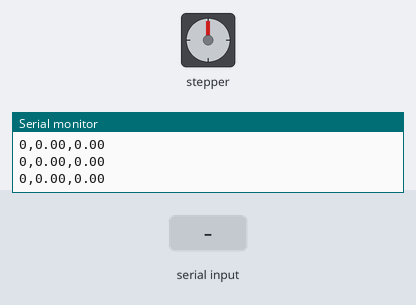
Recording of a sketch running on a simulated Arduino Mega 2560, built with avr-gcc and run on an emulated ATmega2560. Parts: stepper motor, the last lines printed to the serial monitor. The test bench sets the inputs (shaded band). Stepper angles assume 200 steps per turn.

Above: at 1.2 s.
1.3 s: "V 45\n" received over Serial
At 1.45 s:
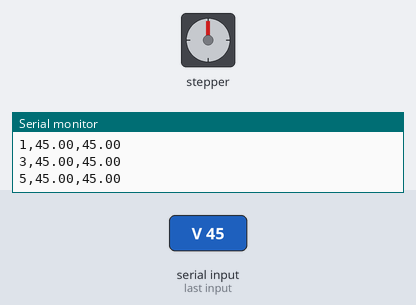
At 2.05 s:
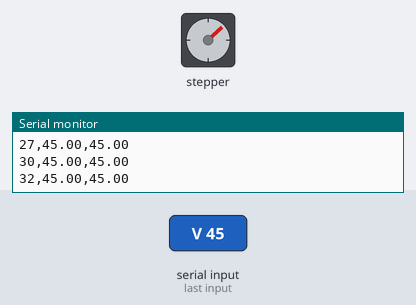
4.3 s: "30 150 10\n" received over Serial
At 4.45 s:
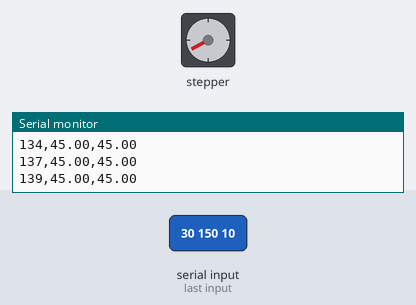
Timing chart, 0 to 17.5 s (numbered marks = the images above; inputs shaded):
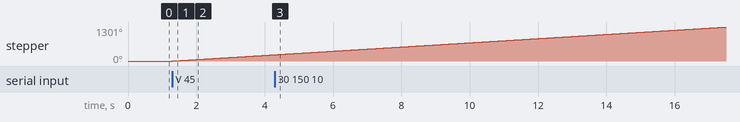

Measured:
- after the input at 1.3 s, stepper: keeps turning clockwise at about 81°/s, starting at once

The sketch:

tc_firmware.ino
```cpp
#include <AccelStepper.h> //[cite: 3]

// --- Pin Definitions ---[cite: 3]
const int STEP_PIN = 40;  //[cite: 3]
const int DIR_PIN = 44;   //[cite: 3]

// Initialize AccelStepper in DRIVER mode[cite: 3]
AccelStepper stepper(AccelStepper::DRIVER, STEP_PIN, DIR_PIN); //[cite: 3]

// --- Target Velocity ---[cite: 3]
float targetVelocity = 0.0; // steps per second[cite: 3]

// --- Serial Communication Variables ---[cite: 3]
const byte numChars = 32; //[cite: 3]
char receivedChars[numChars];  //[cite: 3]
boolean newData = false; //[cite: 3]
unsigned long lastTelemetryTime = 0; //[cite: 3]

void setup() {
  Serial.begin(115200); //[cite: 3]

  stepper.setMaxSpeed(8000.0);  // Raise the ceiling so Python can command higher speeds
  stepper.setSpeed(0.0); //[cite: 3]
}

void loop() { //[cite: 3]
  receiveSerialData(); //[cite: 3]

  if (newData == true) { //[cite: 3]
    parseCommand(); //[cite: 3]
    newData = false; //[cite: 3]
  }

  // Must remain runSpeed() to execute the streaming velocity commands[cite: 3]
  stepper.runSpeed(); //[cite: 3]

  // Send telemetry back at 20Hz (50ms interval)[cite: 3]
  if (millis() - lastTelemetryTime >= 50) { //[cite: 3]
    lastTelemetryTime = millis(); //[cite: 3]
    sendTelemetry(); //[cite: 3]
  } //[cite: 3]
} //[cite: 3]

void receiveSerialData() { //[cite: 3]
  static byte ndx = 0; //[cite: 3]
  char endMarker = '\n'; //[cite: 3]
  char rc; //[cite: 3]

  while (Serial.available() > 0 && newData == false) { //[cite: 3]
    rc = Serial.read(); //[cite: 3]
    if (rc != endMarker) { //[cite: 3]
      receivedChars[ndx] = rc; //[cite: 3]
      ndx++; //[cite: 3]
      if (ndx >= numChars) ndx = numChars - 1;  //[cite: 3]
    } else { //[cite: 3]
      receivedChars[ndx] = '\0';  //[cite: 3]
      ndx = 0; //[cite: 3]
      newData = true; //[cite: 3]
    } //[cite: 3]
  } //[cite: 3]
} //[cite: 3]

void parseCommand() { //[cite: 3]
  char commandType = receivedChars[0]; //[cite: 3]
  char *strtokIndx = strtok(receivedChars, " ");  //[cite: 3]
  strtokIndx = strtok(NULL, " ");  //[cite: 3]

  if (strtokIndx != NULL) { //[cite: 3]
    float value = atof(strtokIndx);  //[cite: 3]
    if (commandType == 'V') { //[cite: 3]
      targetVelocity = value; //[cite: 3]
      stepper.setSpeed(targetVelocity); //[cite: 3]
    } //[cite: 3]
  } //[cite: 3]
} //[cite: 3]

void sendTelemetry() { //[cite: 3]
  Serial.print(stepper.currentPosition()); //[cite: 3]
  Serial.print(","); //[cite: 3]
  Serial.print(stepper.speed()); //[cite: 3]
  Serial.print(","); //[cite: 3]
  Serial.println(targetVelocity);  //[cite: 3]
} //[cite: 3]
```
